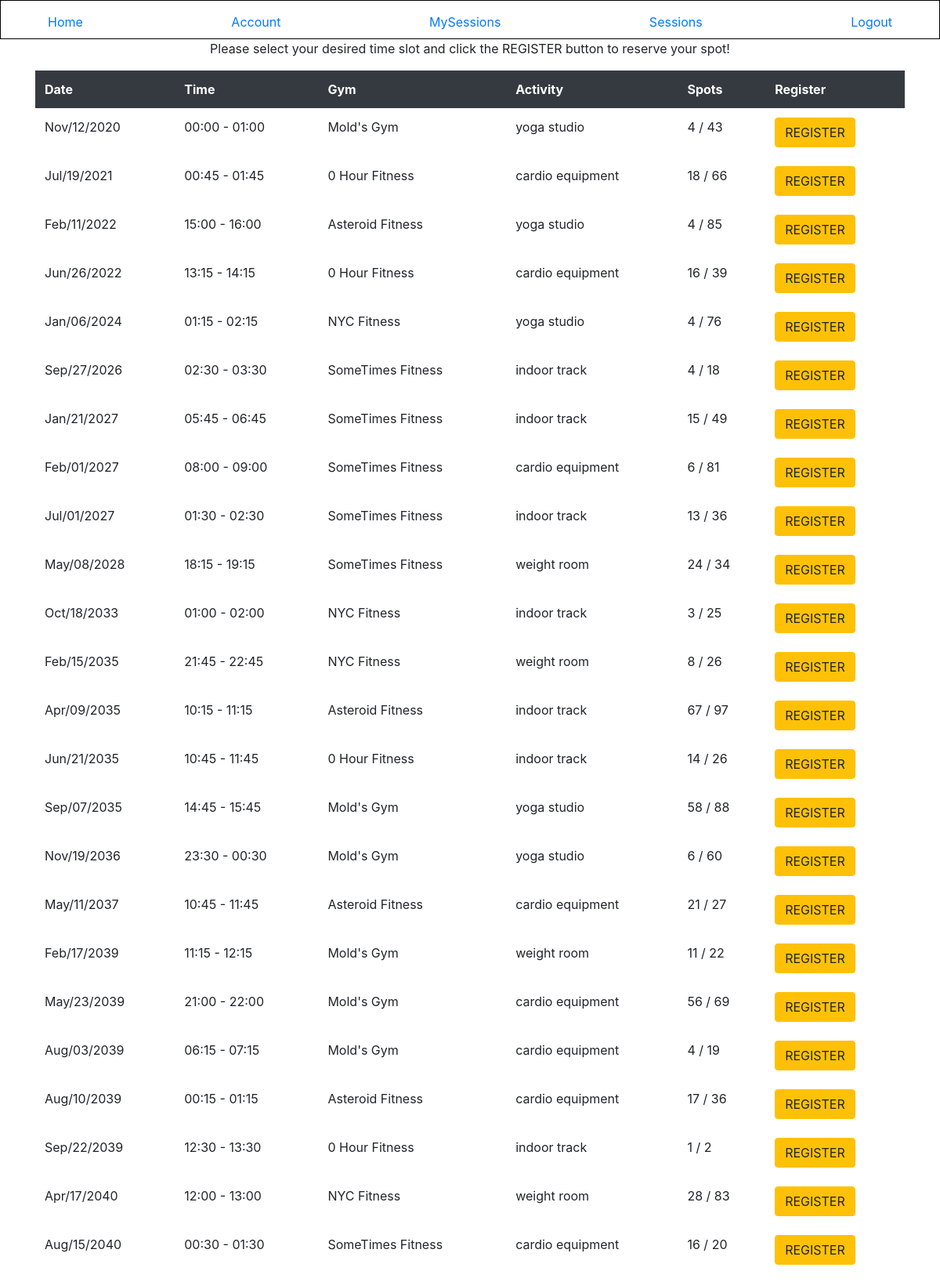
Page /sessions (signed in, upper part) on the committed database.
### gym_reservation/models/gym_session.py (models this page shows, shortened)
class GymSession(db.Model):
    id = db.Column(db.Integer, primary_key=True)
    time_start = db.Column(db.DateTime, nullable=False, default=datetime.utcnow)
    time_end = db.Column(db.DateTime, nullable=False, default=datetime.utcnow)
    gym_id = db.Column(db.Integer, db.ForeignKey("gym.id"), nullable=False)
    capacity = db.Column(db.Integer, nullable=False)
    spots_remaining = db.Column(db.Integer, nullable=False)
    activity = db.Column(db.String, nullable=False)

### gym_reservation/models/gym.py (models this page shows, shortened)
class Gym(db.Model):
    id = db.Column(db.Integer, primary_key=True)
    name = db.Column(db.String(20), unique=True, nullable=False)
    address = db.Column(db.String(120), nullable=False)
    phone = db.Column(db.String(12), nullable=False)
    email = db.Column(db.String(120), unique=True, nullable=False)
    sessions = db.relationship("GymSession")

### gym_reservation/sessions/routes.py (the view)
@sessions.route("/sessions", methods=["GET", "POST"])
def gym_sessions():
    gyms = Gym.query.all()
    user_sessions = db.session\
    .query(UserSession)\
    .filter(UserSession.user_id == current_user.id)\
    .all()
    registered_session_ids = [s.session_id for s in user_sessions]
    gyms_and_sessions = db.session\
    .query(GymSession)\
    .filter(~GymSession.id.in_(registered_session_ids))\
    .filter(GymSession.time_start >= datetime.now())\
    .filter(GymSession.spots_remaining > 0)\
    .order_by(GymSession.time_start)\
    .order_by(GymSession.time_end)\
    .join(Gym)
    return render_template("sessions.html", title="Sessions", sessions=gyms_and_sessions, gyms=gyms)

### gym_reservation/models/user.py (called while the page is built)
@login_manager.user_loader
def load_user(user_id):
    return User.query.get(int(user_id))

### gym_reservation/templates/sessions.html
{% extends "layout.html" %}
{% block content %}
    <p class="text-center">Please select your desired time slot and click the REGISTER button to reserve your spot!</p>
    <table style="width:100%" class="table table-hover table-borderless">
        <thead class="thead-dark">
            <tr>
                <th>Date</th>
                <th>Time</th>
                <th>Gym</th>
                <th>Activity</th>
                <th>Spots</th>
                <th>Register</th>
            </tr>
        </thead>
        <tbody>
            {% for session in sessions %}
                <tr>
                    <td>{{ session.time_start.strftime("%b/%d/%Y") }}</td>
                    <td>{{ session.time_start.strftime("%H:%M") }} - {{ session.time_end.strftime("%H:%M") }}</td>
                    {% for gym in gyms %}
                        {% if session.gym_id == gym.id %}
                            <td>{{ gym.name }}</td>
                        {% endif %}
                    {% endfor %}
                    <td>{{ session.activity }}</td>
                    <td>{{ session.spots_remaining}} / {{ session.capacity }}</td>
                    <td>
                        <a href="{{ url_for("sessions.register_session", id=session.id) }}"><button class="btn btn-warning">REGISTER</button></a>
                    </td>
                </tr>
            {% endfor %}
        </tbody>
    </table>
{% endblock content %}

### gym_reservation/templates/layout.html (shortened to what this page needs)
<!DOCTYPE html>
<html lang="en">
<head>
    {% block styles %}
        <link rel="stylesheet" href="https://stackpath.bootstrapcdn.com/bootstrap/4.5.2/css/bootstrap.min.css">
        <link rel="stylesheet", href="{{ url_for('static', filename='css/layout.css') }}">
    {% endblock styles %}
</head>
<body>
    {% if current_user.is_authenticated %}
        <header class="site-header">
            <nav class="navbar navbar-expand-md fixed-top">
                <div class="container">
                    <a class="nav-item nav-link" href="{{ url_for("main.home") }}">Home</a>
                    <a
                        class="nav-item nav-link"
                        href="{{ url_for("account.account", username=current_user.username) }}">
                        Account
                    </a>
                    <a
                        class="nav-item nav-link"
                        href="{{ url_for("account.user_sessions", username=current_user.username) }}">
                        MySessions
                    </a>
                    <a class="nav-item nav-link" href="{{ url_for("sessions.gym_sessions") }}">Sessions</a>
                    <a class="nav-item nav-link" href="{{ url_for("account.logout", username=current_user.username) }}">Logout</a>
                </div>
            </nav>
        </header>
    {% endif %}
    <main role="main" class="container">
        {% block content %}{% endblock %}
    </main>
</body>

### gym_reservation/static/css/layout.css (style rules this page uses)
.site-header { padding: 1.5rem; border: 1px solid black; }

### rows in the picture
GymSession: time_start "Nov/12/2020", time_start "00:00", time_end "01:00", activity "yoga studio", spots_remaining "4", capacity "43"
Gym: name "Mold's Gym"
GymSession: time_start "Jul/19/2021", time_start "00:45", time_end "01:45", activity "cardio equipment", spots_remaining "18", capacity "66"
Gym: name "0 Hour Fitness"
GymSession: time_start "Feb/11/2022", time_start "15:00", time_end "16:00", activity "yoga studio", spots_remaining "4", capacity "85"
Gym: name "Asteroid Fitness"
GymSession: time_start "Jun/26/2022", time_start "13:15", time_end "14:15", activity "cardio equipment", spots_remaining "16", capacity "39"
GymSession: time_start "Jan/06/2024", time_start "01:15", time_end "02:15", activity "yoga studio", spots_remaining "4", capacity "76"
Gym: name "NYC Fitness"
GymSession: time_start "Sep/27/2026", time_start "02:30", time_end "03:30", activity "indoor track", spots_remaining "4", capacity "18"
Gym: name "SomeTimes Fitness"
GymSession: time_start "Jan/21/2027", time_start "05:45", time_end "06:45", activity "indoor track", spots_remaining "15", capacity "49"
GymSession: time_start "Feb/01/2027", time_start "08:00", time_end "09:00", activity "cardio equipment", spots_remaining "6", capacity "81"
GymSession: time_start "Jul/01/2027", time_start "01:30", time_end "02:30", activity "indoor track", spots_remaining "13", capacity "36"
GymSession: time_start "May/08/2028", time_start "18:15", time_end "19:15", activity "weight room", spots_remaining "24", capacity "34"
GymSession: time_start "Oct/18/2033", time_start "01:00", time_end "02:00", activity "indoor track", spots_remaining "3", capacity "25"
GymSession: time_start "Feb/15/2035", time_start "21:45", time_end "22:45", activity "weight room", spots_remaining "8", capacity "26"
GymSession: time_start "Apr/09/2035", time_start "10:15", time_end "11:15", activity "indoor track", spots_remaining "67", capacity "97"
GymSession: time_start "Jun/21/2035", time_start "10:45", time_end "11:45", activity "indoor track", spots_remaining "14", capacity "26"
GymSession: time_start "Sep/07/2035", time_start "14:45", time_end "15:45", activity "yoga studio", spots_remaining "58", capacity "88"
GymSession: time_start "Nov/19/2036", time_start "23:30", time_end "00:30", activity "yoga studio", spots_remaining "6", capacity "60"
GymSession: time_start "May/11/2037", time_start "10:45", time_end "11:45", activity "cardio equipment", spots_remaining "21", capacity "27"
GymSession: time_start "Feb/17/2039", time_start "11:15", time_end "12:15", activity "weight room", spots_remaining "11", capacity "22"
GymSession: time_start "May/23/2039", time_start "21:00", time_end "22:00", activity "cardio equipment", spots_remaining "56", capacity "69"
GymSession: time_start "Aug/03/2039", time_start "06:15", time_end "07:15", activity "cardio equipment", spots_remaining "4", capacity "19"
GymSession: time_start "Aug/10/2039", time_start "00:15", time_end "01:15", activity "cardio equipment", spots_remaining "17", capacity "36"
GymSession: time_start "Sep/22/2039", time_start "12:30", time_end "13:30", activity "indoor track", spots_remaining "1", capacity "2"
GymSession: time_start "Apr/17/2040", time_start "12:00", time_end "13:00", activity "weight room", spots_remaining "28", capacity "83"
GymSession: time_start "Aug/15/2040", time_start "00:30", time_end "01:30", activity "cardio equipment", spots_remaining "16", capacity "20"
